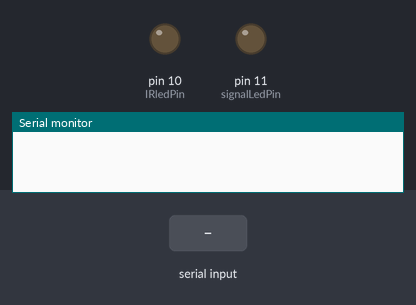
A sketch run on a simulated Arduino Uno, built with avr-gcc and run on an emulated ATmega328P. Shown: output pins drawn as LEDs (lit = HIGH), the last lines printed to the serial monitor. The inputs (shaded band) are chosen by the test bench.

Above: at 1.3 s.
1.4 s: "90,45\n" received over the second serial link
At 1.74 s:
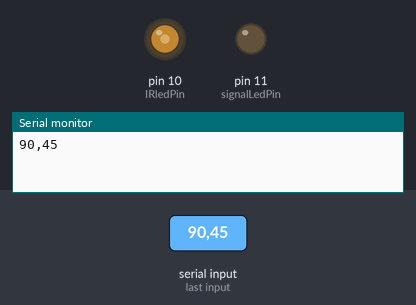
4.4 s: "5\n" received over the second serial link
At 4.9 s:
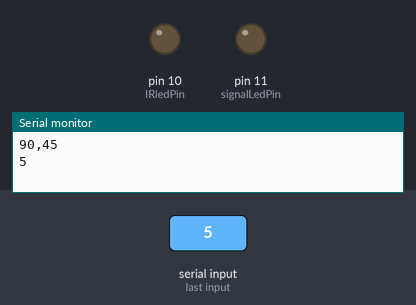
Timing chart, 0 to 7.4 s (numbered marks = the images above; inputs shaded):
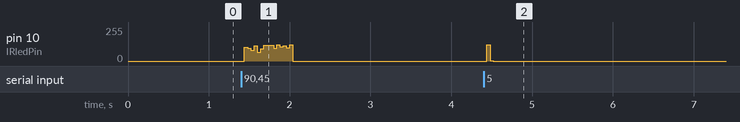

The sketch:

ardAndBTBoarduino.ino
```cpp
#include <SoftwareSerial.h>


int bluetoothTx = 2;
int bluetoothRx = 3;

int IRledPin =  10;
int signalLedPin = 11;

String currReading = "";
boolean toggle1 = true;
boolean toggle2 = true;
boolean toggle3 = true;

boolean debugLED = false;

SoftwareSerial bluetooth(bluetoothTx, bluetoothRx);

void setup() {
    Serial.begin(9600);

    bluetooth.begin(115200);
    bluetooth.print("$$$");
    delay(100);
    bluetooth.println("U,9600,N");
    bluetooth.begin(9600);
    pinMode(IRledPin, OUTPUT);
    pinMode(signalLedPin, OUTPUT);
}

void loop() {
    if (bluetooth.available())
    {
        currReading= bluetooth.readStringUntil('\n');
        Serial.println(currReading);
        unsigned int currentNum = 0;
        int i;
        for(i = 0; i < currReading.length(); i++) {

          if(currReading.charAt(i) >= '0' && currReading.charAt(i) <= '9') {
            currentNum = currentNum * 10 + (currReading.charAt(i)-'0');
          } else if(currReading.charAt(i) == ',') {
              break;
          }
        }
        unsigned int signal[currentNum];
        unsigned int valuesSeen = 0;
        int j;
        currentNum = 0;
        for(j = i+1; j < currReading.length(); j++) {
          if(currReading.charAt(j) >= '0' && currReading.charAt(j) <= '9') {

            currentNum = currentNum * 10 + (currReading.charAt(j)-'0');

          } else if(currReading.charAt(j) == ',') {
            signal[valuesSeen] = currentNum;
            currentNum = 0;
            valuesSeen++;
          }
        }
         signal[valuesSeen] = currentNum;
         sendSignal(signal, sizeof(signal)/sizeof(unsigned int));
    }
}

void sendSignal(unsigned int signal[], int size){
  //while(true){
  for(int i = 0; i < size; i++) {
    if(i % 2 == 0) {
        delayMicroseconds(signal[i]);
    } else {
      //Serial.println("pulsing for");
      pulseIR(signal[i]);
    }
    //Serial.println(signal[i]);
  }
  //}
}

// This procedure sends a 38KHz pulse to the IRledPin
// for a certain # of microseconds. We'll use this whenever we need to send codes
void pulseIR(long microsecs) {

  // we'll count down from the number of microseconds we are told to wait

  cli();  // this turns off any background interrupts

  while (microsecs > 0) {
    // 38 kHz is about 13 microseconds high and 13 microseconds low
   digitalWrite(IRledPin, HIGH);  // this takes about 3 microseconds to happen
   delayMicroseconds(9);         // hang out for 10 microseconds
   digitalWrite(IRledPin, LOW);   // this also takes about 3 microseconds
   delayMicroseconds(9);         // hang out for 10 microseconds

   // so 26 microseconds altogether
   microsecs -= 26;
  }
  sei();  // this turns them back on
}

void flashSignal() {
  for (int i = 0; i < 4; ++i)
  {
    digitalWrite(signalLedPin, HIGH);
    delayMicroseconds(500);
    digitalWrite(signalLedPin,LOW);
    delayMicroseconds(250);
  }
}
```

Measured:
- after the input at 4.4 s, pin 10 (IRledPin): 0/255 → 123/255 at once, → 3/255 0.04 s later, → 0/255 0.04 s later
